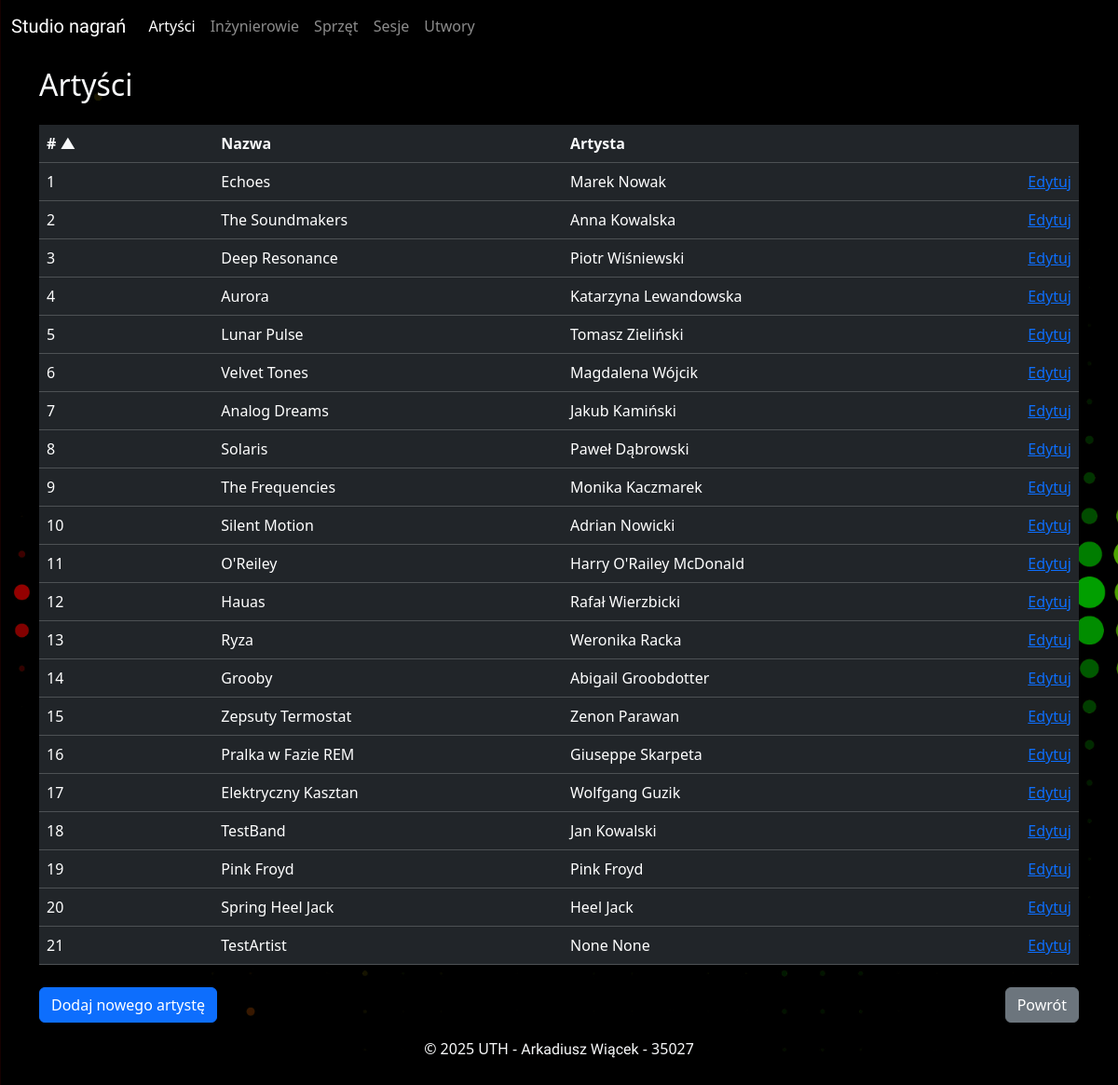
The page /artysci/ on the database as committed earlier.
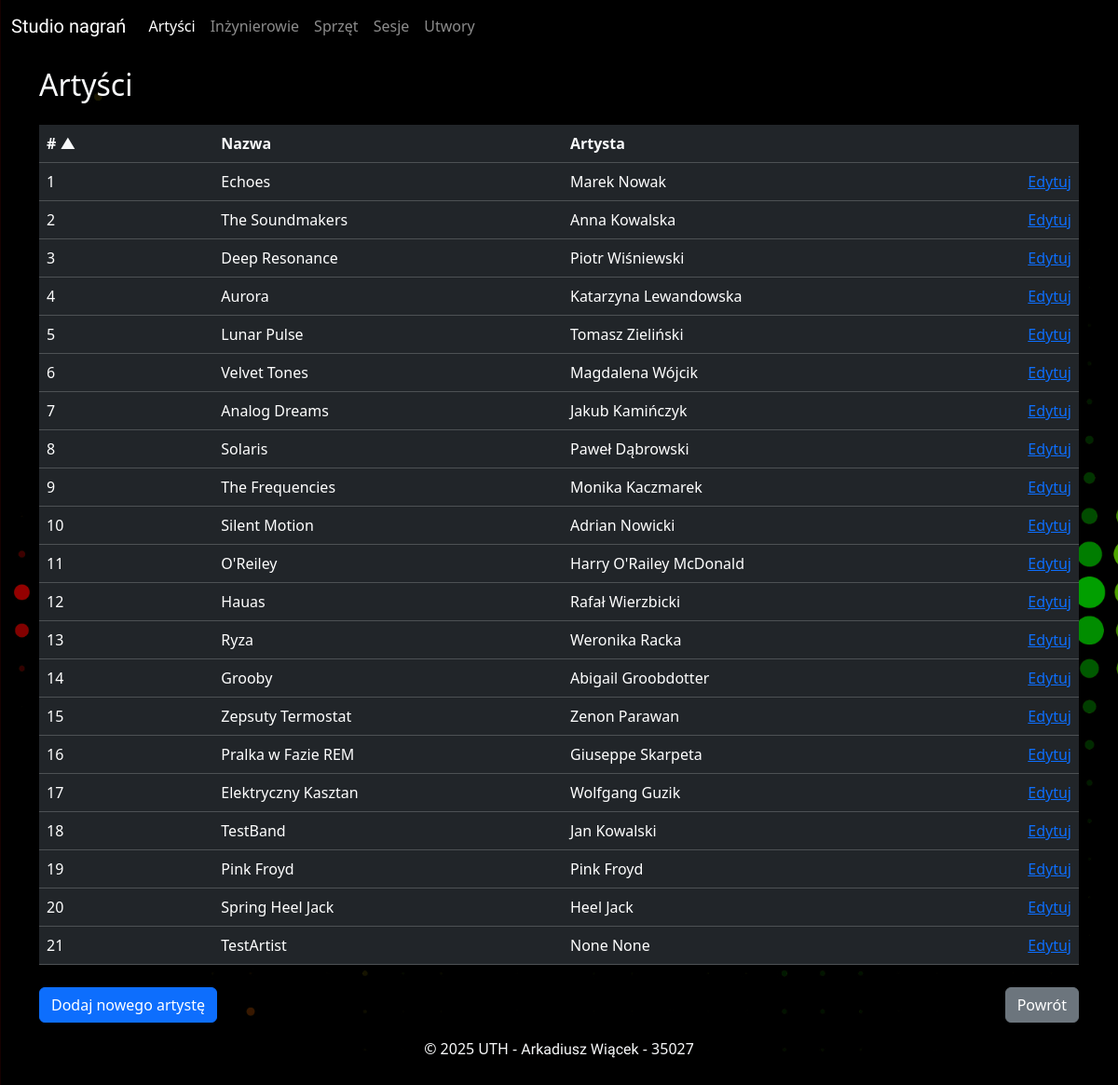
The same page on the database as committed later.
### app/models.py (models this page shows)
class Artysci(Base):
    __tablename__ = "artysci"
    IdArtysty = Column(Integer, primary_key=True)
    Nazwa = Column(String)
    Imie = Column(String)
    Nazwisko = Column(String)
    sesje = relationship(
        "Sesje", back_populates="artysci", cascade="all, delete-orphan"
    )
    utwory = relationship(
        "Utwory", back_populates="artysci", cascade="all, delete-orphan"
    )

### app/views/artysci.py (the view)
@artysci_bp.route("/")
def artysci_view():
    sesja = database.Session()
    try:
        sort_by = request.args.get("sort", "IdArtysty")
        order = request.args.get("order", "asc")
        sort_columns = {
            "IdArtysty": Artysci.IdArtysty,
            "Nazwa": Artysci.Nazwa,
            "Imie": Artysci.Imie,
            "Nazwisko": Artysci.Nazwisko,
        }
        if sort_by not in sort_columns:
            sort_by = "IdArtysty"
        column = sort_columns[sort_by]
        if order == "desc":
            column = column.desc()
        else:
            column = column.asc()
        wynik_zapytania = select(Artysci).order_by(column)
        rezultat = sesja.execute(wynik_zapytania)
        artysci = rezultat.scalars().all()
        return render_template(
            "artysci.html", artysci=artysci, sort_by=sort_by, order=order
        )
    finally:
        sesja.close()

### app/templates/artysci.html (shortened to what the changed rows need)
{% extends "base.html" %}
{% block content %}
    <div class="container">
        <div class="row py-1 py-sm-3">
            <div class="col text-light">
                <h2>
                    Artyści
                </h2>
            </div>
        </div>
        <div class="row">
            <div class="col">
                <table class="table table-hover table-dark">
                    <thead>
                        <tr class="d-sm-table-row">
                            <th>
                                <div class="row">
                                    <div class="col-auto col-sm-2">
                                        <a href="?sort=IdArtysty&order={% if sort_by == 'IdArtysty' and order == 'asc' %}desc{% else %}asc{% endif %}"
                                           class="text-light text-decoration-none">
                                        </a>
                                    </div>
                                    <div class="col-auto col-sm-4">
                                        <a href="?sort=Nazwa&order={% if sort_by == 'Nazwa' and order == 'asc' %}desc{% else %}asc{% endif %}"
                                           class="text-light text-decoration-none">
                                        </a>
                                    </div>
                                    <div class="col-auto col-sm-4">
                                        <a href="?sort=Imie&order={% if sort_by == 'Imie' and order == 'asc' %}desc{% else %}asc{% endif %}"
                                           class="text-light text-decoration-none">
                                        </a>
                                    </div>
                                    <div class="col-sm-2 d-none d-sm-block">
                                    </div>
                                </div>
                            </th>
                        </tr>
                    </thead>
                    {% for artysta in artysci %}
                        <tr data-bs-toggle="modal"
                            data-bs-target="#artistModal"
                            data-artist-id="{{ artysta.IdArtysty }}"
                            data-artist-name="{{ artysta.Nazwa }}">
                            <td>
                                <div class="row">
                                    <div class="col-12 col-sm-2">
                                        <span class="d-inline d-sm-none"># </span>{{ artysta.IdArtysty }}
                                    </div>
                                    <div class="col-12 col-sm-4">
                                        {{ artysta.Nazwa }}
                                    </div>
                                    <div class="col-6 col-sm-4">
                                        {{ artysta.Imie }} {{ artysta.Nazwisko }}
                                    </div>
                                    <div class="col-6 col-sm-2 align-self-end text-end">
                                        <a href="{{ url_for('artysci.edytuj_artyste_view', IdArtysty=artysta.IdArtysty) }}"
                                           onclick="event.stopPropagation()">Edytuj</a>
                                    </div>
                                </div>
                            </td>
                        </tr>
                    {% endfor %}
                </table>
            </div>
        </div>
    </div>
{% endblock content %}

Rows that differ between the two databases and show on the page:
changed Artysci "Analog Dreams": Nazwisko "Kamiński" → "Kamińczyk"
